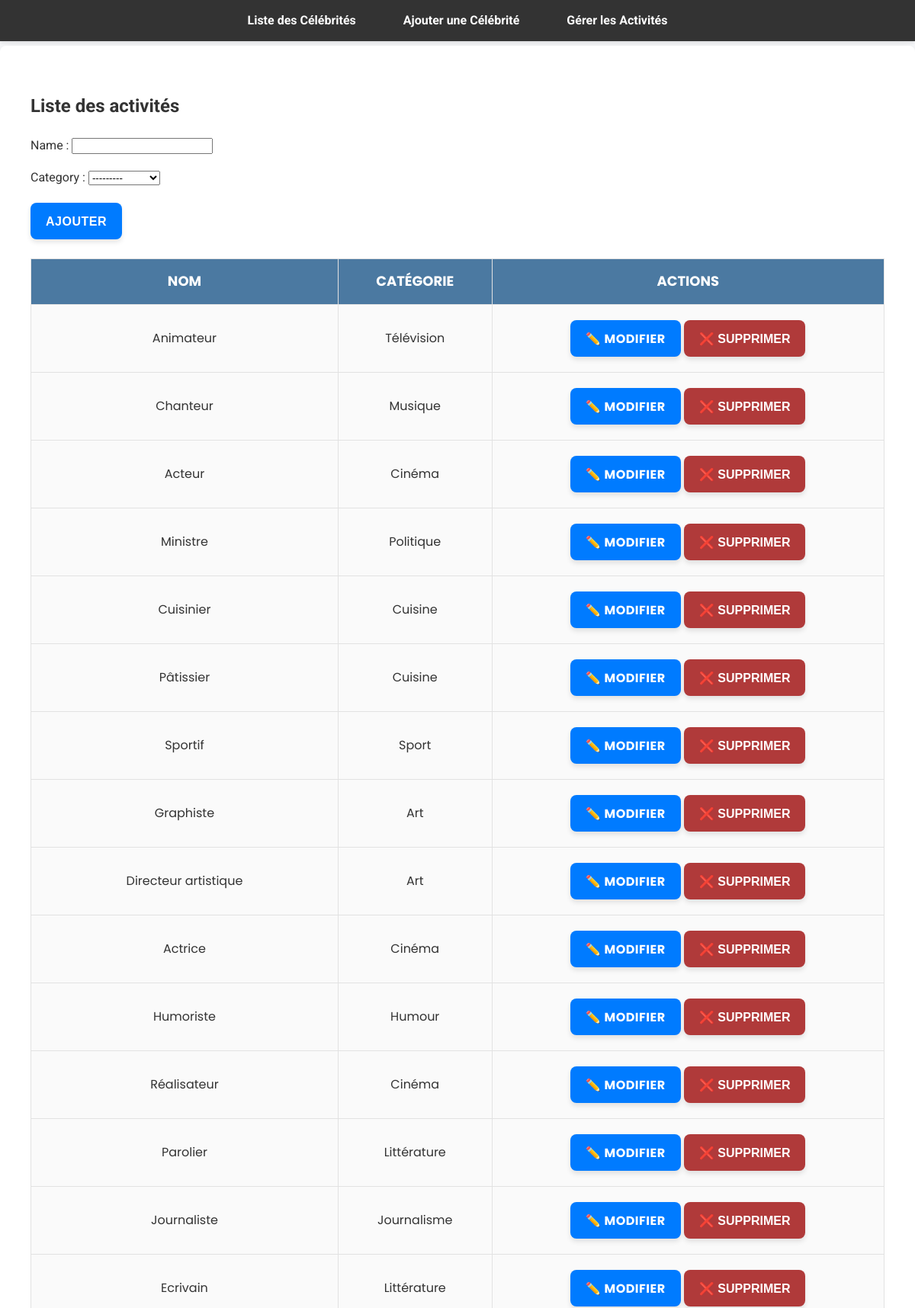
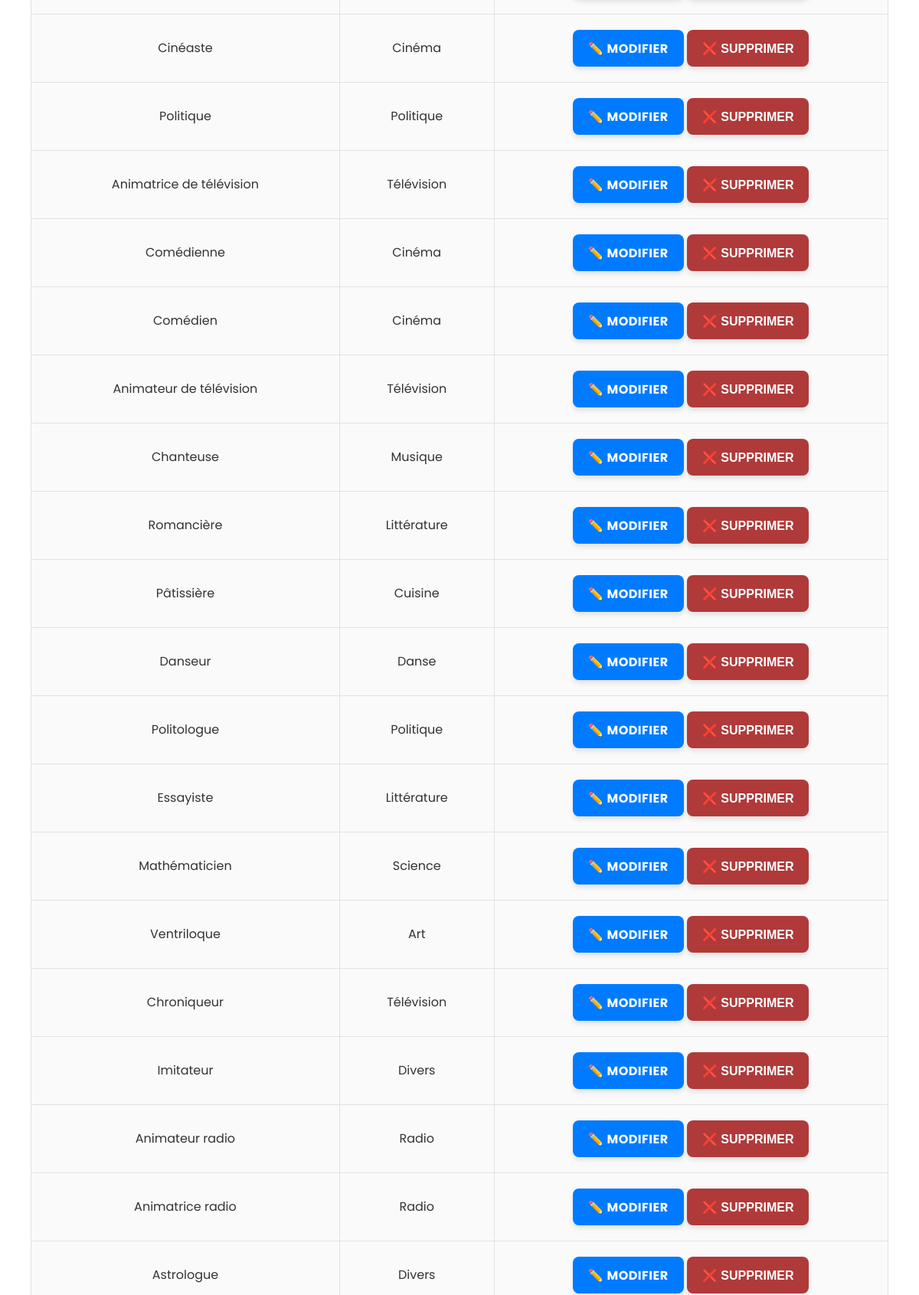
The app's page /celebs/activities/ (upper part) with its own data (2 pictures, top to bottom).
### celebs/models.py (models this page shows, shortened)
class Category(models.Model):
    name = models.CharField(max_length=100, unique=True)
    def __str__(self):
        return self.name

class Activity(models.Model):
    name = models.CharField(max_length=100, unique=True)
    category = models.ForeignKey(Category, on_delete=models.SET_NULL, null=True)

### celebs/views.py (the view)
# urls.py: path('activities/', views.activity_list, name='activity_list'),
def activity_list(request):
    activities = Activity.objects.all()
    if request.method == "POST":
        form = ActivityForm(request.POST)
        if form.is_valid():
            form.save()
            return redirect("activity_list")
    else:
        form = ActivityForm()
    return render(request, "celebs/activity_list.html", {
        "activities": activities,
        "form": form
    })

### celebs/forms.py
class ActivityForm(forms.ModelForm):
    class Meta:
        model = Activity
        fields = ["name", "category"]
        widgets = {
            'name': forms.TextInput(attrs={'class': 'form-control'}),
            'category': forms.Select(attrs={'class': 'form-control'}),
        }

### templates/celebs/activity_list.html (shortened to what this page needs)
{% extends "celebs/base.html" %}
{% block content %}
<div class="container">
  <h2>Liste des activités</h2>
  <form method="POST" class="add-form">
    {{ form.as_p }}
    <button type="submit" class="btn">Ajouter</button>
  </form>
  <table class="activity-table">
    <thead>
      <tr>
        <th>Nom</th>
        <th>Catégorie</th>
        <th>Actions</th>
      </tr>
    </thead>
    <tbody>
      {% for activity in activities %}
        <tr>
          <td>{{ activity.name }}</td>
          <td>{{ activity.category.name }}</td>
          <td>
            <a href="{% url 'edit_activity' activity.id %}" class="btn edit-btn">✏️ Modifier</a>
            <form method="POST" action="{% url 'delete_activity' activity.id %}" style="display:inline;">
              <button type="submit" class="delete-btn">❌ Supprimer</button>
            </form>
          </td>
        </tr>
      {% endfor %}
    </tbody>
  </table>
</div>
{% endblock %}

### static/css/style.css (style rules this page uses)
:root { --primary-color: #b03a3a; --secondary-color: #007bff; --background-color: #f8f9fb; --text-color: #333; --hover-color: #0056b3; --shadow-color: rgba(0, 0, 0, 0.1); --border-radius: 8px; }
body { font-family: 'Roboto', sans-serif; background-color: var(--background-color); color: var(--text-color); margin: 0; padding: 0; line-height: 1.6; }
.container { max-width: 100%; margin: 40px auto; padding: 40px; background: #ffffff; border-radius: var(--border-radius); box-shadow: 0 4px 20px var(--shadow-color); transition: all 0.3s ease; position: relative; overflow: hidden; }
table { width: 100%; border-collapse: collapse; margin-top: 20px; font-family: 'Poppins', sans-serif; animation: slideIn 0.5s ease-in-out; }
th, td { padding: 15px; border: 1px solid #e2e2e2; text-align: center; font-size: 16px; }
th { background-color: #4b79a1; color: white; font-size: 18px; text-transform: uppercase; cursor: pointer; }
td { background-color: #fafafa; }
td a { text-decoration: none; color: var(--secondary-color); font-weight: 600; transition: color 0.3s ease; }
button, .btn { background-color: var(--primary-color); color: white; padding: 12px 20px; border-radius: var(--border-radius); text-transform: uppercase; font-weight: bold; cursor: pointer; border: none; transition: background-color 0.3s ease, transform 0.3s ease; box-shadow: 0 4px 6px var(--shadow-color); display: inline-block; margin: 5px 0; }
.btn { background-color: var(--secondary-color); color: white; padding: 12px 20px; border-radius: var(--border-radius); text-decoration: none; font-weight: bold; text-transform: uppercase; letter-spacing: 0.5px; transition: background-color 0.3s, transform 0.3s; box-shadow: 0 4px 6px var(--shadow-color); }
button, input[type="submit"], .btn { padding: 12px 20px; font-size: 16px; line-height: 1.2; height: 48px; box-sizing: border-box; display: inline-flex; align-items: center; justify-content: center; }

### records on screen
Activity: name "Animateur", category.name "Télévision"
Activity: name "Chanteur", category.name "Musique"
Activity: name "Acteur", category.name "Cinéma"
Activity: name "Ministre", category.name "Politique"
Activity: name "Cuisinier", category.name "Cuisine"
Activity: name "Pâtissier", category.name "Cuisine"
Activity: name "Sportif", category.name "Sport"
Activity: name "Graphiste", category.name "Art"
Activity: name "Directeur artistique", category.name "Art"
Activity: name "Actrice", category.name "Cinéma"
Activity: name "Humoriste", category.name "Humour"
Activity: name "Réalisateur", category.name "Cinéma"
Activity: name "Parolier", category.name "Littérature"
Activity: name "Journaliste", category.name "Journalisme"
Activity: name "Ecrivain", category.name "Littérature"
Activity: name "Cinéaste", category.name "Cinéma"
Activity: name "Politique", category.name "Politique"
Activity: name "Animatrice de télévision", category.name "Télévision"
Activity: name "Comédienne", category.name "Cinéma"
Activity: name "Comédien", category.name "Cinéma"
Activity: name "Animateur de télévision", category.name "Télévision"
Activity: name "Chanteuse", category.name "Musique"
Activity: name "Romancière", category.name "Littérature"
Activity: name "Pâtissière", category.name "Cuisine"
Activity: name "Danseur", category.name "Danse"
Activity: name "Politologue", category.name "Politique"
Activity: name "Essayiste", category.name "Littérature"
Activity: name "Mathématicien", category.name "Science"
Activity: name "Ventriloque", category.name "Art"
Activity: name "Chroniqueur", category.name "Télévision"
Activity: name "Imitateur", category.name "Divers"
Activity: name "Animateur radio", category.name "Radio"
Activity: name "Animatrice radio", category.name "Radio"
Activity: name "Astrologue", category.name "Divers"
